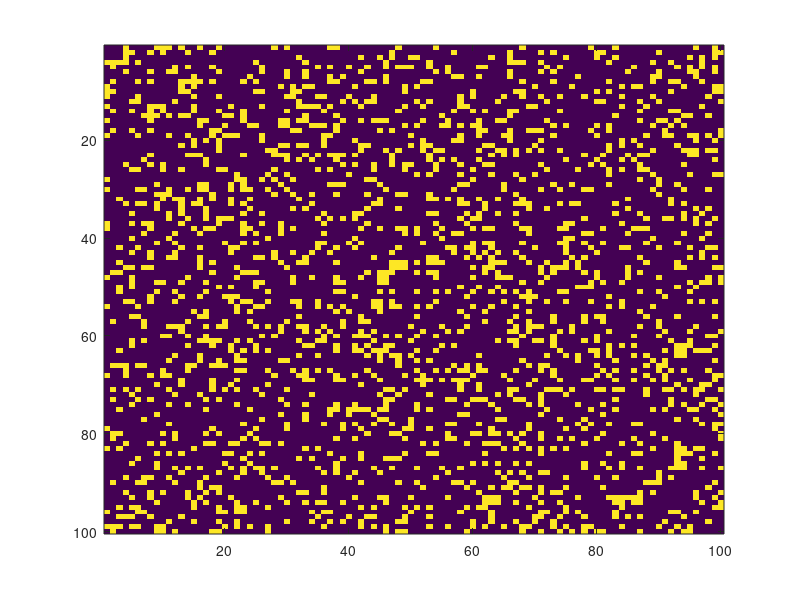

This chart was generated by the following MATLAB code: (Note: this script raises an error after producing the figure.)
function testsimulations2()
    close all;
    
    bound = 0.2;
    nAgents = 100;
    probability = 0.2;
    random = rand(nAgents);

    % make adjacency matrix symmetric
    randomSymmetric = tril(random) + triu(random', 1);
    adjacency = randomSymmetric < probability;
    imagesc(adjacency,[0,1])

    opinions = rand(1, nAgents);
    
    model = hk.discreteagents.discretetime.Model(opinions, adjacency, bound, 0.25);

    model.simulateconvergence(0.005*nAgents, 100);
    model.plot()
end